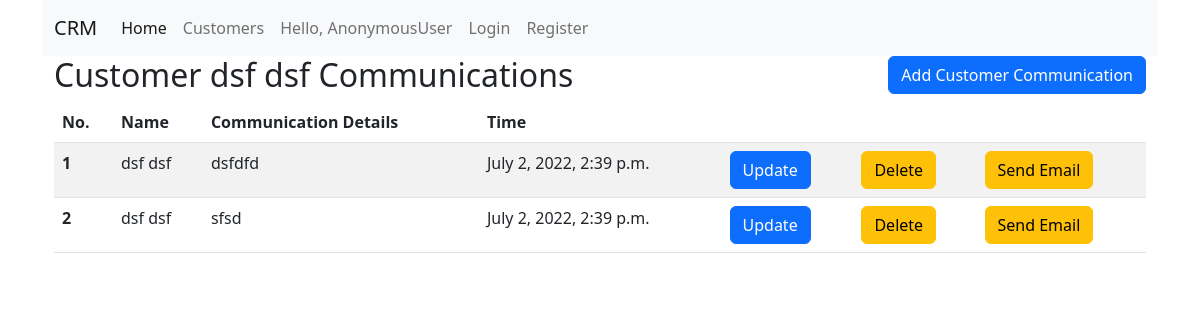
Page /customers/communication/5/ on the earlier database version.
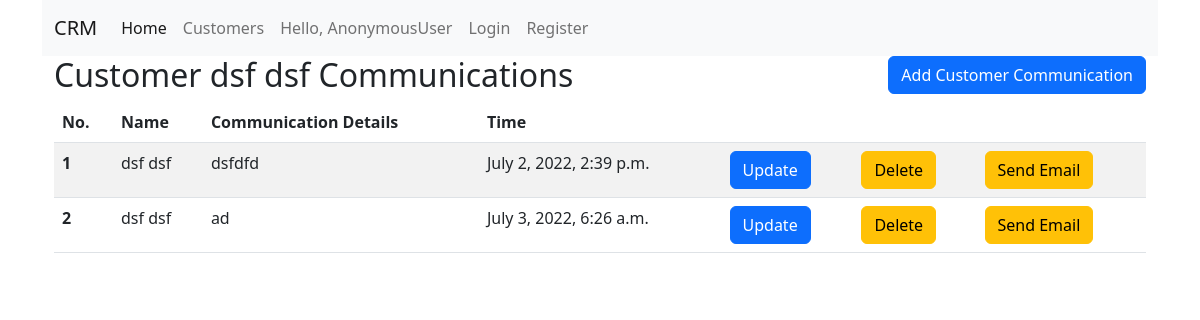
Same page on the later database version.
### crm/models.py (models this page shows, shortened)
class Customer(models.Model):
    first_name = models.CharField(max_length=50)
    last_name = models.CharField(max_length=50)
    email = models.EmailField(unique=True)
    phone = models.PositiveBigIntegerField()
    address = models.TextField()
    gst_no = models.CharField(max_length=15)
    frequency_of_automated_reminder = models.IntegerField()
    @property
    def full_name(self):
        return f'{self.first_name} {self.last_name}'
    def __str__(self) -> str:
        return f'{self.full_name}'

class Communication(models.Model):
    customer = models.ForeignKey(Customer,on_delete=models.CASCADE)
    comm_detail = models.TextField()
    timestamp = models.DateTimeField(default=datetime.now)

### crm/views.py (the view)
# urls.py: path('customers/communication/<int:pk>/',CustomerCommunicationListView.as_view(),name='customer-communication'),
class CustomerCommunicationListView(ListView):
    model = Communication
    template_name = "crm/communication.html"
    def get_context_data(self, **kwargs):
        context = super().get_context_data(**kwargs)
        queryset = self.get_queryset()
        customer = get_object_or_404(Customer,pk=self.kwargs.get('pk'))
        communications = queryset.filter(customer=customer).order_by('timestamp')
        context["customer"] = customer
        context["communications"] = communications
        return context

### crm/templates/crm/communication.html (shortened to what this page needs)
{% extends "crm/base.html" %}
{% block content %}
<div class="container">
  <div class="row">
    <div class="col">
      <h2>Customer {{ customer.full_name }} Communications</h2>
    </div>
    <div class="col">
      <h2><a href="{% url 'communication-create' %}" type="button" class="btn btn-primary" style="float: right ;">Add Customer Communication</a></h2>
    </div>
  </div>
  <table class="table table-striped table-hover">
    <thead>
      <tr>
        <th>No.</th>
        <th>Name</th>
        <th>Communication Details</th>
        <th>Time </th>
        <th></th>
        <th></th>
        <th></th>
      </tr>
    </thead>
    <tbody>
      {% for communication in communications %}
      <tr>
        <th scope="row">{{ forloop.counter }}</th>
        <td>{{ communication.customer }}</td>
        <td>{{ communication.comm_detail }}</td>
        <td>{{ communication.timestamp }}</td>
        <td> <a href="{% url 'communication-update' communication.pk %}" type="button" class="btn btn-primary">Update</a> </td>
        <td> <a href="{% url 'communication-delete' communication.pk %}" type="button" class="btn btn-warning">Delete</a> </td>
        <td> <a href="{% url 'send-email' communication.pk %}" type="button" class="btn btn-warning">Send Email</a> </td>
      </tr>
      {% endfor %}
    </tbody>
  </table>
</div>
{% endblock content %}

### crm/templates/crm/base.html (shortened to what this page needs)
<!doctype html>
<html lang="en">
  <head>
    <link rel="stylesheet" href="https://cdn.jsdelivr.net/npm/bootstrap@5.2.0-beta1/dist/css/bootstrap.min.css">
  </head>
  <body>
    <div class="container">
      <nav class="navbar navbar-expand-lg navbar-light bg-light">
        <div class="container-fluid">
          <a class="navbar-brand" href="{% url 'home' %}">CRM</a>
          <div class="collapse navbar-collapse" id="navbarSupportedContent">
            <ul class="navbar-nav me-auto mb-2 mb-lg-0">
              <li class="nav-item">
                <a class="nav-link active" aria-current="page" href="{% url 'home' %}">Home</a>
              </li>
              <li class="nav-item">
                <a class="nav-link" href="{% url 'home' %}">Customers</a>
              </li>
              {% if user.is_authenticated %}
              <li class="nav-item">
                <a class="nav-link" href="">Hello, {{ request.user }}</a>
              </li>
              <li class="nav-item">
                <a class="nav-link" href="{% url 'logout' %}">Logout</a>
              </li>
              {% else %}
              <li class="nav-item">
                <a class="nav-link" href="">Hello, {{ request.user }}</a>
              </li>
              <li class="nav-item">
                <a class="nav-link" href="{% url 'login' %}">Login</a>
              </li>
              <li class="nav-item">
                <a class="nav-link" href="{% url 'signup' %}">Register</a>
              </li>
              {% endif %}
            </ul>
          </div>
        </div>
      </nav>
      {% block content %}
      {% endblock content %}
    </div>
    </body>
    </html>

Differences in the rows shown:
removed Communication: customer "dsf dsf", comm_detail "sfsd", timestamp "July 2, 2022, 2:39 p.m."
added Communication: customer "dsf dsf", comm_detail "ad", timestamp "July 3, 2022, 6:26 a.m."
